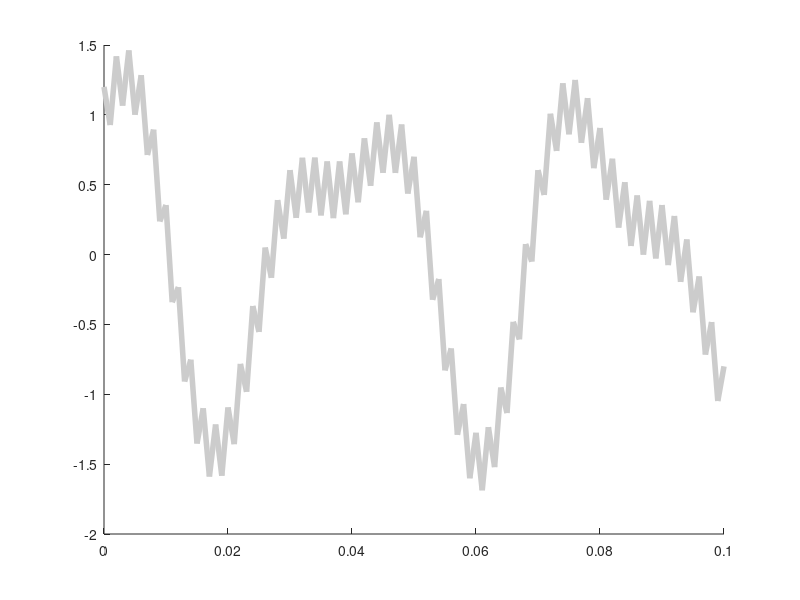

Reproduce this figure in MATLAB. (Note: this script raises an error after producing the figure.)
%% EGH445 - Modern Control
%--------------------------------------------------------------------------
% Digital Control
% **** Main Function
%     **** Sampling and Reconstruction Examples
%         
%         Sample simple and complex signal with or without noise at frequencies at,
%         below and above the Nyquist rate. Attempt to reconstruct the sampled
%         ignals using linear, sinusoidal and optimised fitting techniques.
%
% Author: Aaron McFadyen
%--------------------------------------------------------------------------


%% Signal Construction

close all
clear all
clc

% Signal Parameters
f1  = 25;             	% Signal 1 Frequency 
f2  = 45;             	% Signal 2 Frequency 
a1  = 1;               	% Signal 1 Amplitude
a2  = 0.5;           	% Signal 2 Amplitude
fw  = 500;           	% Noise Signal Frequency
w   = 0.2;             	% Noise Signal Amplitude
recon = 'spline';
noiseon = 1;

% Timing and Signals
% Timing
ft = 1000;                  % High Sampling Frequency 
Tm = 0.1;                   % Max Simulation Time
signal.t  = 0:1/ft:Tm;      % Time Vector

% Signals
signalone.f  = @(f,t,a) a*cos(2*pi*f*t);
signaltwo.f  = @(f,t,a) a*sin(2*pi*f*t);
noise.f      = @(f,t,a) a*sin(2*pi*f*t);

signalone.s  = signalone.f(f1,signal.t,a1);      	% Signal 1
signaltwo.s  = signaltwo.f(f2,signal.t,a2);         % Signal 2
signal.s     = signalone.s + signaltwo.s;           % Combined Signal (1 + 2)

if noiseon
    %noise.sgn    = randi([-1,1],length(signal.t),1)';
    %noise.s      = noise.sgn.*(w*cos(2*pi*fw*signal.t - pi/4)); 	% Noise Signal
    %noise.s      = 0.1.*randn(length(signal.t),1) + 0;           	% Noise Signal
    signal.snom  = signalone.s + signaltwo.s;
    noise.s      = w*cos(2*pi*fw*signal.t);                       	% Noise Signal
    signal.s     = signalone.s + signaltwo.s + noise.s;             % Combined Signal (1 + 2 + Noise)
end
% Signal Labels/Names
signalone.name  = horzcat('$x_1(t)$');
signaltwo.name  = horzcat('$x_2(t)$');
noise.name      = '$w(t)$';
signal.name     = horzcat('$x(t)$');
% signalone.name = horzcat('$',num2str(a1),'\cos(2\pi',num2str(f1),'t)$');
% signaltwo.name = horzcat('$',num2str(a2),'\sin(2\pi',num2str(f2),'t)$');
% if noiseon
%     signal.name = horzcat('$x(t)$', '+', noise.name);
% else
%     signal.name = horzcat('$x(t)$');
% end

% Plot Signals and Components
figure(1);hold on;
plot(signal.t, signal.s, '-','LineWidth',4,'Color',[0.8 0.8 0.8]);
plot(signal.t, signalone.s, '--','LineWidth',2,'Color',[0.8 0.8 0.8 0.6]);
plot(signal.t, signaltwo.s, ':','LineWidth',2,'Color',[0.8 0.8 0.8 0.6]);
if noiseon
    plot(signal.t, noise.s, '-','LineWidth',1,'Color',[0.8 0.8 0.8 0.6]);
    plot(signal.t, signal.snom, '-','LineWidth',1,'Color',[0 0 0 0.6]);
    l=legend(signal.name,signalone.name,signaltwo.name,noise.name,'$\bar{x}(t)$');
else
    l=legend(signal.name,signalone.name,signaltwo.name);
end
set(l,'interpreter','latex');
xlabel('Time (s)');
ylabel('Signal Value')

%% Complex Sampling Example 
close all
% Sampled Signal
fm = max([f1 f2]);
nyquist = 2*fm;

% Under Sampled
sampled.f1 = nyquist*(1/3);
sampled.t1 = 0:1/sampled.f1:Tm;
if noiseon
    sampled.s1 = signalone.f(f1,sampled.t1,a1) + signaltwo.f(f2,sampled.t1,a2)...
        + noise.f(fw,sampled.t1,w);
else
    sampled.s1 = signalone.f(f1,sampled.t1,a1) + signaltwo.f(f2,sampled.t1,a2);
end
[sampled.pt1,sampled.ps1] = FitFunction(sampled.t1, sampled.s1);
%sampled.p1 = interp1(sampled.t1,sampled.s1,signal.t,recon,0);

% Over Sampled (very fast)
sampled.f2 = nyquist*5;
sampled.t2 = 0:1/sampled.f2:Tm;
if noiseon
    sampled.s2 = signalone.f(f1,sampled.t2,a1) + signaltwo.f(f2,sampled.t2,a2)...
        + noise.f(fw,sampled.t2,w);
else
    sampled.s2 = signalone.f(f1,sampled.t2,a1) + signaltwo.f(f2,sampled.t2,a2);
end
sampled.p2 = interp1(sampled.t2,sampled.s2,signal.t,recon,0);

% Over Sampled (fast)
sampled.f3 = nyquist*2;
sampled.t3 = 0:1/sampled.f3:Tm;
if noiseon
    sampled.s3 = signalone.f(f1,sampled.t3,a1) + signaltwo.f(f2,sampled.t3,a2)...
        + noise.f(fw,sampled.t3,w);
else
    sampled.s3 = signalone.f(f1,sampled.t3,a1) + signaltwo.f(f2,sampled.t3,a2);
end
sampled.p3 = interp1(sampled.t3,sampled.s3,signal.t,recon,0);

% Nyquist Sampled
sampled.fn = nyquist*1;
sampled.tn = 0:1/sampled.fn:Tm;
if noiseon
    sampled.sn = signalone.f(f1,sampled.tn,a1) + signaltwo.f(f2,sampled.tn,a2)...
        + noise.f(fw,sampled.tn,w);
else
    sampled.sn = signalone.f(f1,sampled.tn,a1) + signaltwo.f(f2,sampled.tn,a2);
end
[sampled.ptn,sampled.psn] = FitFunction(sampled.tn, sampled.sn);
%p = polyfit(sampled.tn, sampled.sn,2);
%sampled.pn = polyval(p,sampled.tn);
%sampled.psn = interp1(sampled.tn,sampled.sn,signal.t,recon,0);
%sampled.ptn = sampled.tn;

figure(11);hold on;
plot(signal.t, signal.s, '-','LineWidth',4,'Color',[0.8 0.8 0.8 0.4]);
stem(sampled.t1, sampled.s1, '-o','LineWidth',1,'Color',[1 0 0 0.5]);
plot(sampled.t1, sampled.s1,'-','LineWidth',3,'Color',[1 0 0 1])
plot(sampled.pt1, sampled.ps1,'--','LineWidth',1,'Color',[1 0 0 1])
if noiseon
    plot(signal.t, signal.snom, '-','LineWidth',1,'Color',[0 0 0 0.6]);
    l=legend('$x(t)$','$x(kT)$','$\hat{x}(t)$','$\tilde{x}(t)$','$\bar{x}(t)$');
else
    l=legend('$x(t)$','$x(kT)$','$\hat{x}(t)$','$\tilde{x}(t)$');
end
set(l,'interpreter','latex');
xlabel('Time (s)');
ylabel('Signal Value')

figure(111);hold on;
plot(signal.t, signal.s, '-','LineWidth',4,'Color',[0.8 0.8 0.8 0.4]);
stem(sampled.tn, sampled.sn, '-o','LineWidth',1,'Color',[0 1 0 0.5]);
plot(sampled.tn, sampled.sn,'-','LineWidth',3,'Color',[0 1 0 1])
plot(sampled.ptn, sampled.psn,'--','LineWidth',1,'Color',[0 1 0 1])
if noiseon
    plot(signal.t, signal.snom, '-','LineWidth',1,'Color',[0 0 0 0.6]);
    l=legend('$x(t)$','$x(kT)$','$\hat{x}(t)$','$\tilde{x}(t)$','$\bar{x}(t)$');
else
    l=legend('$x(t)$','$x(kT)$','$\hat{x}(t)$','$\tilde{x}(t)$');
end
set(l,'interpreter','latex');
xlabel('Time (s)');
ylabel('Signal Value')

figure(1111);hold on;
plot(signal.t, signal.s, '-','LineWidth',4,'Color',[0.8 0.8 0.8 0.4]);
stem(sampled.t2, sampled.s2, '-o','LineWidth',1,'Color',[0 0 1 0.5]);
plot(sampled.t2, sampled.s2,'-','LineWidth',3,'Color',[0 0 1 1])
plot(signal.t, sampled.p2,'--','LineWidth',1,'Color',[0 0 1 1])
if noiseon
    plot(signal.t, signal.snom, '-','LineWidth',1,'Color',[0 0 0 0.6]);
    l=legend('$x(t)$','$x(kT)$','$\hat{x}(t)$','$\tilde{x}(t)$','$\bar{x}(t)$');
else
    l=legend('$x(t)$','$x(kT)$','$\hat{x}(t)$','$\tilde{x}(t)$');
end
set(l,'interpreter','latex');
xlabel('Time (s)');
ylabel('Signal Value')

figure(11111);hold on;
plot(signal.t, signal.s, '-','LineWidth',4,'Color',[0.8 0.8 0.8 0.4]);
stem(sampled.t3, sampled.s3, '-o','LineWidth',1,'Color',[0 1 1 0.5]);
plot(sampled.t3, sampled.s3,'-','LineWidth',3,'Color',[0 1 1 1])
plot(signal.t, sampled.p3,'--','LineWidth',1,'Color',[0 1 1 1])
if noiseon
    plot(signal.t, signal.snom, '-','LineWidth',1,'Color',[0 0 0 0.6]);
    l=legend('$x(t)$','$x(kT)$','$\hat{x}(t)$','$\tilde{x}(t)$','$\bar{x}(t)$');
else
    l=legend('$x(t)$','$x(kT)$','$\hat{x}(t)$','$\tilde{x}(t)$');
end
set(l,'interpreter','latex');
xlabel('Time (s)');
ylabel('Signal Value')


%% Simple Sampling Example 
clear all
close all
clc

signalmaxtime = 0.1;
signalfreq    = 25;
signaltime    = 0:1/1000:signalmaxtime;
signalsimp    = @(f,t) cos(2*pi*f*t);
samplefreq(1) = (4/5)*signalfreq;   % < Nyq Sampling Frequencies
samplefreq(2) = 2*signalfreq;       % @ Nyq Sampling Frequencies
samplefreq(3) = 2*(2*signalfreq);   % > Nyq Sampling Frequencies

% --------------------- Low Sampling Frequencies --------------------------
for k=1:1:length(samplefreq)
    fs = samplefreq(k);
    fa = (abs(signalfreq-fs));
    fb = (abs(signalfreq+fs));

    % Sample Signal
    sampletime = 0:1/fs:signalmaxtime;          % Sample Times (vector)          

    a1 = signalsimp(signalfreq,sampletime);     % Sample Values (Freq A)  
    a2 = signalsimp(signalfreq,sampletime);     % Sample Values (vector)

    s1 = signalsimp(fa,signaltime);             % Fitted Sample Values (Freq A)
    s2 = signalsimp(fb,signaltime);             % Fitted Sample Values (Freq B) 

    % Show Aliasing and Sampling
    figure(2+k);hold on;
    plot(signaltime, signalsimp(signalfreq,signaltime), ...
        '-','LineWidth',4,'Color',[0.8 0.8 0.8]);
    plot(signaltime, s1, 'k-','LineWidth',1);
    plot(signaltime, s2, 'k--','LineWidth',1);  
    plot(sampletime, a1, 'ko','MarkerSize',10);
    plot(sampletime, a2, 'k.','MarkerSize',10);
    l=legend('$x(t)$','$\hat{x}_a(t)$','$\hat{x}_b(t)$','$x_a(kT)$','$x_b(kT)$');
    set(l,'interpreter','latex');
    xlabel('Time (s)');
    ylabel('Signal Value')
end


